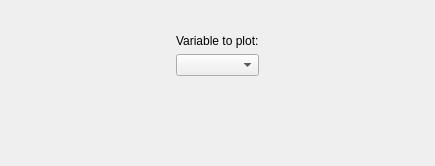
             <widget class="QWidget" name="ClimTab3">
              <attribute name="title">
               <string>Climatic Tree</string>
              </attribute>
              <layout class="QVBoxLayout" name="verticalLayout_14">
               <property name="leftMargin">
                <number>0</number>
               </property>
               <property name="topMargin">
                <number>0</number>
               </property>
               <property name="rightMargin">
                <number>0</number>
               </property>
               <property name="bottomMargin">
                <number>0</number>
               </property>
               <item>
                <widget class="QFrame" name="frameClimTab3">
                 <property name="frameShape">
                  <enum>QFrame::Shape::NoFrame</enum>
                 </property>
                 <property name="frameShadow">
                  <enum>QFrame::Shadow::Raised</enum>
                 </property>
                 <layout class="QVBoxLayout" name="verticalLayout_16" stretch="1,4">
                  <property name="spacing">
                   <number>10</number>
                  </property>
                  <property name="leftMargin">
                   <number>10</number>
                  </property>
                  <property name="topMargin">
                   <number>15</number>
                  </property>
                  <property name="rightMargin">
                   <number>10</number>
                  </property>
                  <property name="bottomMargin">
                   <number>5</number>
                  </property>
                  <item>
                   <widget class="QWidget" name="horizontalWidget" native="true">
                    <property name="sizePolicy">
                     <sizepolicy hsizetype="Expanding" vsizetype="Maximum">
                      <horstretch>0</horstretch>
                      <verstretch>0</verstretch>
                     </sizepolicy>
                    </property>
                    <layout class="QHBoxLayout" name="horizontalLayout_12" stretch="0,1,0,0,2,1,0">
                     <property name="leftMargin">
                      <number>0</number>
                     </property>
                     <property name="topMargin">
                      <number>0</number>
                     </property>
                     <property name="rightMargin">
                      <number>0</number>
                     </property>
                     <property name="bottomMargin">
                      <number>0</number>
                     </property>
                     <item>
                      <spacer name="horizontalSpacer_16">
                       <property name="orientation">
                        <enum>Qt::Orientation::Horizontal</enum>
                       </property>
                       <property name="sizeHint" stdset="0">
                        <size>
                         <width>40</width>
                         <height>20</height>
                        </size>
                       </property>
                      </spacer>
                     </item>
                     <item>
                      <widget class="QPushButton" name="preferencesButton">
                       <property name="sizePolicy">
                        <sizepolicy hsizetype="Expanding" vsizetype="Maximum">
                         <horstretch>0</horstretch>
                         <verstretch>0</verstretch>
                        </sizepolicy>
                       </property>
                       <property name="minimumSize">
                        <size>
                         <width>80</width>
                         <height>80</height>
                        </size>
                       </property>
                       <property name="maximumSize">
                        <size>
                         <width>80</width>
                         <height>80</height>
                        </size>
                       </property>
                       <property name="styleSheet">
                        <string notr="true">QPushButton {
    border: none;
    background-color: transparent;
    background-image: url(img/disabled/setbutton.svg);
    background-repeat: no-repeat;
    background-position: center;
    min-width: 80px;
    min-height: 80px;
    border-radius: 40px;
}

QPushButton:hover {
    background-color: #7F7F7F;
}

QPushButton:pressed {
    background-color: #3F3F3F;
}
</string>
                       </property>
                       <property name="text">
                        <string/>
                       </property>
                      </widget>
                     </item>
                     <item>
                      <spacer name="horizontalSpacer_18">
                       <property name="orientation">
                        <enum>Qt::Orientation::Horizontal</enum>
                       </property>
                       <property name="sizeHint" stdset="0">
                        <size>
                         <width>40</width>
                         <height>20</height>
                        </size>
                       </property>
                      </spacer>
                     </item>
                     <item>
                      <layout class="QVBoxLayout" name="verticalLayout_18">
                       <property name="rightMargin">
                        <number>0</number>
                       </property>
                       <item>
                        <spacer name="verticalSpacer_6">
                         <property name="orientation">
                          <enum>Qt::Orientation::Vertical</enum>
                         </property>
                         <property name="sizeHint" stdset="0">
                          <size>
                           <width>20</width>
                           <height>40</height>
                          </size>
                         </property>
                        </spacer>
                       </item>
                       <item>
                        <widget class="QLabel" name="label_5">
                         <property name="text">
                          <string>Variable to plot:</string>
                         </property>
                        </widget>
                       </item>
                       <item>
                        <widget class="QComboBox" name="climaticTreescomboBox">
                         <property name="sizePolicy">
                          <sizepolicy hsizetype="Expanding" vsizetype="Maximum">
                           <horstretch>0</horstretch>
                           <verstretch>0</verstretch>
                          </sizepolicy>
                         </property>
                        </widget>
                       </item>
                       <item>
                        <spacer name="verticalSpacer_7">
                         <property name="orientation">
                          <enum>Qt::Orientation::Vertical</enum>
                         </property>
                         <property name="sizeHint" stdset="0">
                          <size>
                           <width>20</width>
                           <height>40</height>
                          </size>
                         </property>
                        </spacer>
                       </item>
                      </layout>
                     </item>
                     <item>
                      <spacer name="horizontalSpacer_3">
                       <property name="orientation">
                        <enum>Qt::Orientation::Horizontal</enum>
                       </property>
                       <property name="sizeHint" stdset="0">
                        <size>
                         <width>40</width>
                         <height>20</height>
                        </size>
                       </property>
                      </spacer>
                     </item>
                     <item>
                      <widget class="QPushButton" name="downloadGraphButton2">
                       <property name="sizePolicy">
                        <sizepolicy hsizetype="Expanding" vsizetype="Maximum">
                         <horstretch>0</horstretch>
                         <verstretch>0</verstretch>
                        </sizepolicy>
                       </property>
                       <property name="minimumSize">
                        <size>
                         <width>80</width>
                         <height>80</height>
                        </size>
                       </property>
                       <property name="maximumSize">
                        <size>
                         <width>80</width>
                         <height>80</height>
                        </size>
                       </property>
                       <property name="styleSheet">
                        <string notr="true">QPushButton {
    border: none;
    background-color: transparent;
    background-image: url(img/disabled/download.svg);
    background-repeat: no-repeat;
    background-position: center;
    min-width: 80px;
    min-height: 80px;
    border-radius: 40px;
}

QPushButton:hover {
    background-color: #7F7F7F;
}

QPushButton:pressed {
    background-color: #3F3F3F;
}
</string>
                       </property>
                       <property name="text">
                        <string/>
                       </property>
                      </widget>
                     </item>
                     <item>
                      <spacer name="horizontalSpacer_17">
                       <property name="orientation">
                        <enum>Qt::Orientation::Horizontal</enum>
                       </property>
                       <property name="sizeHint" stdset="0">
                        <size>
                         <width>40</width>
                         <height>20</height>
                        </size>
                       </property>
                      </spacer>
                     </item>
                    </layout>
                   </widget>
                  </item>
                  <item>
                   <widget class="QLabel" name="climaticTreesLabel">
                    <property name="sizePolicy">
                     <sizepolicy hsizetype="Expanding" vsizetype="Expanding">
                      <horstretch>0</horstretch>
                      <verstretch>0</verstretch>
                     </sizepolicy>
                    </property>
                    <property name="minimumSize">
                     <size>
                      <width>0</width>
                      <height>0</height>
                     </size>
                    </property>
                    <property name="maximumSize">
                     <size>
                      <width>1000000</width>
                      <height>1000000</height>
                     </size>
                    </property>
                    <property name="text">
                     <string/>
                    </property>
                    <property name="scaledContents">
                     <bool>true</bool>
                    </property>
                   </widget>
                  </item>
                 </layout>
                </widget>
               </item>
              </layout>
             </widget>
